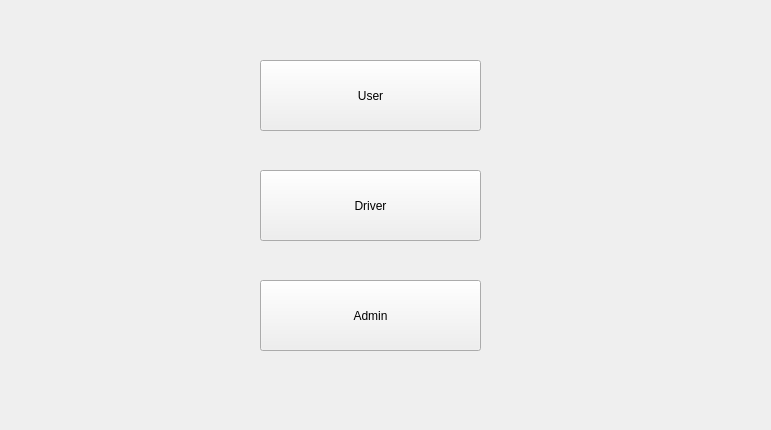
<?xml version="1.0" encoding="UTF-8"?>
<ui version="4.0">
 <class>Form</class>
 <widget class="QWidget" name="Form">
  <property name="geometry">
   <rect>
    <x>0</x>
    <y>0</y>
    <width>771</width>
    <height>430</height>
   </rect>
  </property>
  <property name="windowTitle">
   <string>Form</string>
  </property>
  <widget class="QPushButton" name="pushButton">
   <property name="geometry">
    <rect>
     <x>260</x>
     <y>60</y>
     <width>221</width>
     <height>71</height>
    </rect>
   </property>
   <property name="text">
    <string>User</string>
   </property>
  </widget>
  <widget class="QPushButton" name="pushButton_2">
   <property name="geometry">
    <rect>
     <x>260</x>
     <y>170</y>
     <width>221</width>
     <height>71</height>
    </rect>
   </property>
   <property name="text">
    <string>Driver</string>
   </property>
  </widget>
  <widget class="QPushButton" name="pushButton_3">
   <property name="geometry">
    <rect>
     <x>260</x>
     <y>280</y>
     <width>221</width>
     <height>71</height>
    </rect>
   </property>
   <property name="text">
    <string>Admin</string>
   </property>
  </widget>
 </widget>
 <resources/>
 <connections/>
</ui>
